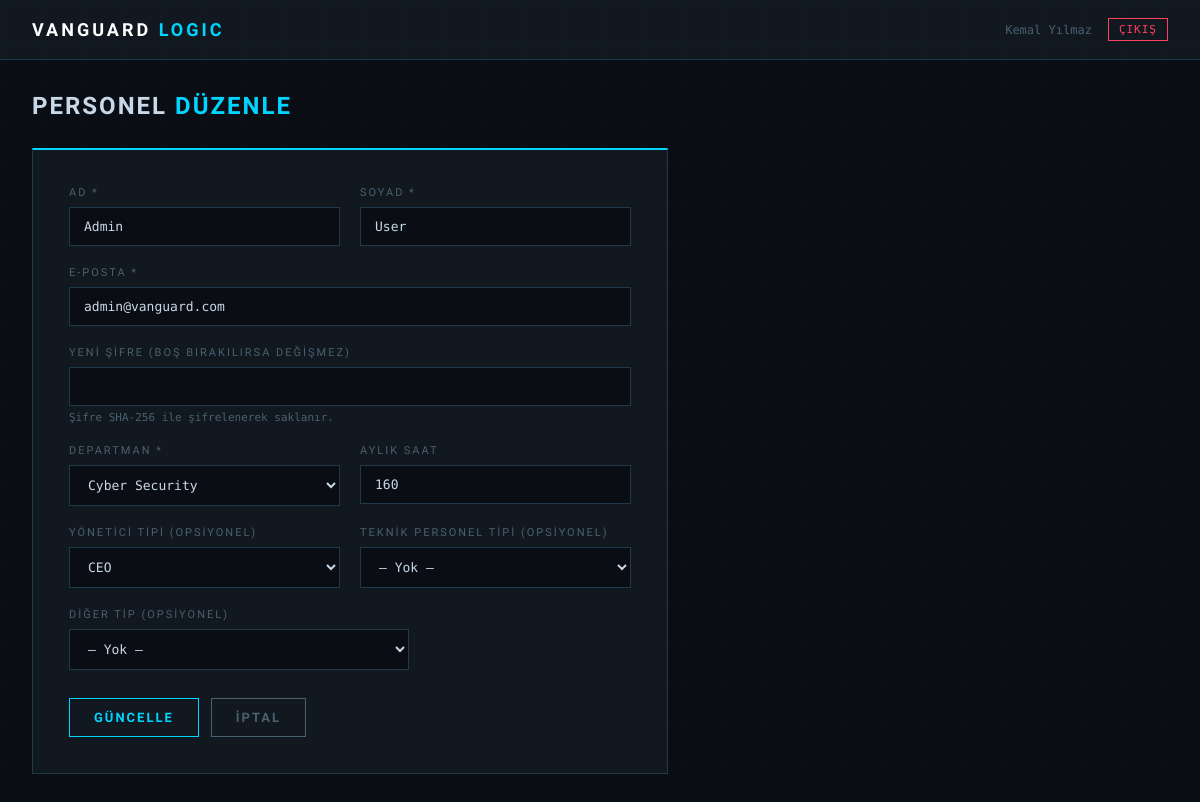
/personnel_form.php?id=1 (signed in), run on the app's committed database.
### tables this page shows
CREATE TABLE personnel_ (
    id          INT PRIMARY KEY,
    f_name      VARCHAR(50) NOT NULL,
    l_name      VARCHAR(50) NOT NULL,
    hire_date   DATE NOT NULL DEFAULT (CURRENT_DATE),
    email       VARCHAR(100) NOT NULL UNIQUE,
    password    VARCHAR(255) NOT NULL,
    mnthly_hrs  SMALLINT NOT NULL DEFAULT 0,
    dept_id     INT NOT NULL,
    mgr_id      INT,
    mngr_id     INT,
    staff_id    INT,
    other_id    INT,
    CONSTRAINT fk_per_dept_  FOREIGN KEY (dept_id)    REFERENCES departments_(id),
    CONSTRAINT fk_per_self_  FOREIGN KEY (mgr_id)     REFERENCES personnel_(id),
    CONSTRAINT fk_per_mng_   FOREIGN KEY (mngr_id)    REFERENCES manager_(id),
    CONSTRAINT fk_per_tch_   FOREIGN KEY (staff_id)   REFERENCES technical_staff_(id),
    CONSTRAINT fk_per_oth_   FOREIGN KEY (other_id)   REFERENCES other_(id)
);

CREATE TABLE departments_ (
    id          INT PRIMARY KEY,
    name        VARCHAR(50) NOT NULL,
    phn_ext     CHAR(3),
    cmpny_id    INT NOT NULL,
    CONSTRAINT fk_dept_comp_ FOREIGN KEY (cmpny_id) REFERENCES company_(id)
);

CREATE TABLE manager_ (
    id          INT PRIMARY KEY,
    mngmnt_lvl  VARCHAR(50) NOT NULL
);

### personnel_form.php (the view, shortened to what this page needs)
<?php
require_once 'includes/db.php';
$id       = isset($_GET['id']) ? (int)$_GET['id'] : 0;
$isEdit   = $id > 0;
$data     = ['f_name'=>'','l_name'=>'','email'=>'','password'=>'','mnthly_hrs'=>160,'dept_id'=>'','mngr_id'=>'','staff_id'=>'','other_id'=>''];
$depts  = $conn->query("SELECT id, name FROM departments_ ORDER BY name")->fetch_all(MYSQLI_ASSOC);
$managers = $conn->query("SELECT id, mngmnt_lvl FROM manager_")->fetch_all(MYSQLI_ASSOC);
if ($isEdit) {
    $stmt = $conn->prepare("SELECT * FROM personnel_ WHERE id = ?");
    $stmt->bind_param('i', $id);
    $stmt->execute();
    $row = $stmt->get_result()->fetch_assoc();
    if ($row) $data = array_merge($data, $row);
}
?>
<!DOCTYPE html>
<html lang="tr">
<head>
</head>
<body>
<nav>
  <div class="nav-brand">VANGUARD <span>LOGIC</span></div>
  <div class="nav-user">
    <span><?= htmlspecialchars($_SESSION['user_name']) ?></span>
    <a href="logout.php">ÇIKIŞ</a>
  </div>
</nav>
<main>
  <h2><?= $isEdit ? 'Personel <span>Düzenle</span>' : 'Yeni <span>Personel</span>' ?></h2>
  <div class="form-card">
    <form id="pForm" method="POST" novalidate>
      <div class="row-2">
        <div class="field">
          <label>Ad *</label>
          <input type="text" name="f_name" id="f_name" value="<?= htmlspecialchars($data['f_name']) ?>">
        </div>
        <div class="field">
          <label>Soyad *</label>
          <input type="text" name="l_name" id="l_name" value="<?= htmlspecialchars($data['l_name']) ?>">
        </div>
      </div>
      <div class="field">
        <label>E-Posta *</label>
        <input type="email" name="email" id="email" value="<?= htmlspecialchars($data['email']) ?>">
      </div>
      <div class="field">
        <label><?= $isEdit ? 'Yeni Şifre (boş bırakılırsa değişmez)' : 'Şifre *' ?></label>
        <input type="password" name="password" id="password">
        <div class="hint">Şifre SHA-256 ile şifrelenerek saklanır.</div>
      </div>
      <div class="row-2">
        <div class="field">
          <label>Departman *</label>
          <select name="dept_id" id="dept_id">
            <?php foreach ($depts as $d): ?>
              <option value="<?= $d['id'] ?>" <?= $data['dept_id'] == $d['id'] ? 'selected' : '' ?>>
                <?= htmlspecialchars($d['name']) ?>
              </option>
            <?php endforeach; ?>
          </select>
        </div>
        <div class="field">
          <label>Aylık Saat</label>
          <input type="number" name="mnthly_hrs" id="mnthly_hrs" value="<?= $data['mnthly_hrs'] ?>" min="0" max="999">
        </div>
      </div>
      <div class="row-2">
        <div class="field">
          <label>Yönetici Tipi (opsiyonel)</label>
          <select name="mngr_id">
            <?php foreach ($managers as $m): ?>
              <option value="<?= $m['id'] ?>" <?= $data['mngr_id'] == $m['id'] ? 'selected' : '' ?>>
                <?= htmlspecialchars($m['mngmnt_lvl']) ?>
              </option>
            <?php endforeach; ?>
          </select>
        </div>
        <div class="field">
          <label>Teknik Personel Tipi (opsiyonel)</label>
          <select name="staff_id">
            <option value="">— Yok —</option>
          </select>
        </div>
      </div>
      <div class="field" style="max-width:340px">
        <label>Diğer Tip (opsiyonel)</label>
        <select name="other_id">
          <option value="">— Yok —</option>
        </select>
      </div>
      <div class="form-actions">
        <button type="submit" class="btn"><?= $isEdit ? 'Güncelle' : 'Kaydet' ?></button>
        <a href="index.php" class="btn btn-ghost">İptal</a>
      </div>
    </form>
  </div>
</main>
</body>
</html>

### personnel_form.php (style rules this page uses)
:root { --bg:#0a0e14;--panel:#111820;--border:#1e3a4a;--accent:#00d4ff;--text:#c8d8e8;--muted:#4a6070;--error:#ff4060;--success:#00ff88; }
* { box-sizing:border-box;margin:0;padding:0; }
body { background:var(--bg);font-family:'Rajdhani',sans-serif;color:var(--text);min-height:100vh; }
body::before { content:'';position:fixed;inset:0;background-image:linear-gradient(rgba(0,212,255,0.02) 1px,transparent 1px),linear-gradient(90deg,rgba(0,212,255,0.02) 1px,transparent 1px);background-size:40px 40px;pointer-events:none; }
nav { background:var(--panel);border-bottom:1px solid var(--border);padding:0 32px;display:flex;align-items:center;justify-content:space-between;height:60px; }
.nav-brand { font-size:18px;font-weight:700;letter-spacing:3px;color:#fff; }
.nav-brand span { color:var(--accent); }
.nav-user { display:flex;align-items:center;gap:16px;font-family:'Share Tech Mono',monospace;font-size:12px;color:var(--muted); }
.nav-user a { color:var(--error);text-decoration:none;font-size:11px;letter-spacing:1px;border:1px solid var(--error);padding:4px 10px; }
main { padding:32px;position:relative;z-index:1;max-width:700px; }
h2 { font-size:24px;font-weight:700;letter-spacing:2px;text-transform:uppercase;margin-bottom:28px; }
h2 span { color:var(--accent); }
.form-card { background:var(--panel);border:1px solid var(--border);border-top:2px solid var(--accent);padding:36px; }
.field { margin-bottom:20px; }
label { display:block;font-size:11px;letter-spacing:2px;text-transform:uppercase;color:var(--muted);margin-bottom:8px; }
input,select { width:100%;background:var(--bg);border:1px solid var(--border);color:var(--text);font-family:'Share Tech Mono',monospace;font-size:13px;padding:11px 14px;outline:none;transition:border-color .2s; }
select option { background:var(--bg); }
.row-2 { display:grid;grid-template-columns:1fr 1fr;gap:20px; }
.hint { font-size:11px;color:var(--muted);margin-top:5px;font-family:'Share Tech Mono',monospace; }
.form-actions { display:flex;gap:12px;margin-top:28px; }
.btn { display:inline-flex;align-items:center;gap:8px;padding:11px 24px;font-family:'Rajdhani',sans-serif;font-size:13px;font-weight:700;letter-spacing:2px;text-transform:uppercase;text-decoration:none;border:1px solid var(--accent);color:var(--accent);background:transparent;cursor:pointer;transition:all .2s; }
.btn-ghost { border-color:var(--muted);color:var(--muted); }

### data on the page
personnel_: f_name "Admin", l_name "User", email "admin@vanguard.com", dept_id "Cyber Security", mnthly_hrs "160", mngr_id "CEO"

### other printed values
$_SESSION['user_name'] "Kemal Yılmaz"
